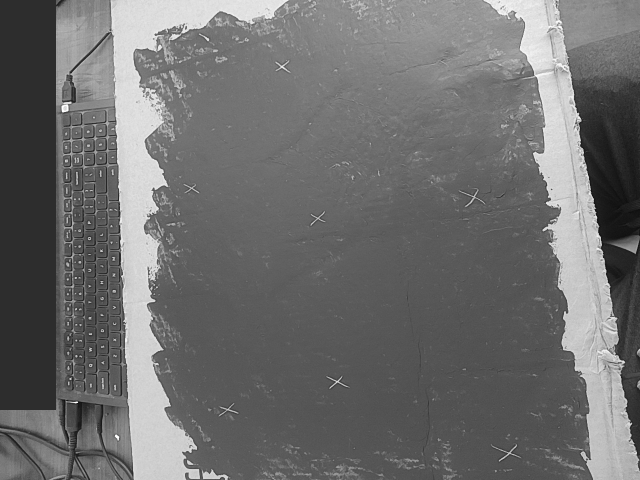
#> input picture android/app/src/androidTest/assets/real_frame_0.png, 1280 x 960 px (shown at 1/2 size)
$ python -i detect.py   (imports and definitions only)
#> lines starting #> are read from the running program, lines starting #| are printed output that depends on the picture; after the words box and inside, x2 and y2 are one past the last pixel; in counts of white or black regions, pixels touching at a corner belong together
#> further down, picture is the input picture: shape (960, 1280, 3); min 9, max 255, mean 110.4
"""Find hand-drawn X marks in a camera frame.

1. Background: a median over a wide window (computed at quarter size) gives
   the bare surface. Marks are what differs from it: darker (pencil on a light
   ground) or lighter (white pencil on a dark ground).
2. Mark pixels: contrast above the image's noise level, with hysteresis,
   grouped into connected blobs.
3. A blob counts as an X only if it is two roughly straight strokes that
   cross, with arms on both sides of the crossing. The crossing of straight
   lines fitted to the two strokes is the mark's position, to a fraction of a
   pixel; the two line angles are its stroke directions.
"""

from __future__ import annotations

from dataclasses import dataclass

import cv2
import numpy as np

_THETAS = np.radians(np.arange(0.0, 180.0, 2.0))  # coarse; line fits refine the angle
_COS, _SIN = np.cos(_THETAS), np.sin(_THETAS)


@dataclass
class Detection:
    center: np.ndarray  # (2,) pixels
    directions: np.ndarray  # (2,) stroke angles, radians in [0, pi)
    size: float  # mean stroke length, pixels
    strength: float  # mean contrast, in noise units


def luminance(img_bgr: np.ndarray) -> np.ndarray:
    f = img_bgr.astype(np.float32) / 255
    return 0.0722 * f[..., 0] + 0.7152 * f[..., 1] + 0.2126 * f[..., 2]


def _background(gray: np.ndarray) -> np.ndarray:
    h, w = gray.shape
#> h = 960; w = 1280
    small = cv2.resize((gray * 255).clip(0, 255).astype(np.uint8), (w // 4, h // 4), interpolation=cv2.INTER_AREA)
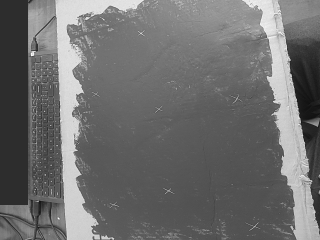
#> small: shape (240, 320); min 16, max 254, mean 110.3
    med = cv2.medianBlur(small, 31)  # ~120 px window at full size: wider than any stroke
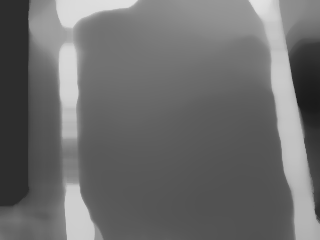
#> med: shape (240, 320); min 26, max 226, mean 108.6
    bg = cv2.resize(med, (w, h), interpolation=cv2.INTER_LINEAR).astype(np.float32) / 255
    return cv2.GaussianBlur(bg, (0, 0), 3)


def detect_x(img_bgr: np.ndarray, polarity: str = "auto", low: float = 3.0, high: float = 6.0,
             min_extent: int = 8, max_extent_frac: float = 0.6, max_pixels: int = 2500) -> list[Detection]:  # fmt: skip
    """All X marks in the frame. ``polarity`` is "dark", "light" or "auto" (both)."""
    gray = luminance(img_bgr)
    diff = gray - _background(gray)
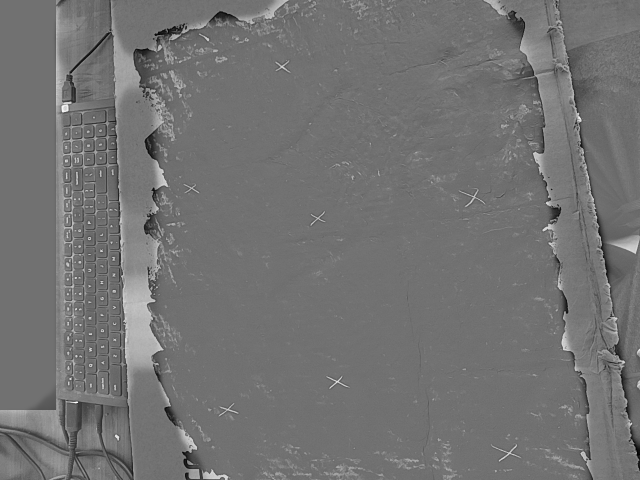
#> diff: shape (960, 1280) float32 (shown at 1/2 size); min -0.529, max 0.661, mean 0.00721; drawn with min black and max white
    sigma = 1.4826 * float(np.median(np.abs(diff - np.median(diff)))) + 1e-4
#> sigma = 0.0175
    signs = {"dark": (-1,), "light": (1,), "auto": (-1, 1)}[polarity]
    found = []
    for sign in signs:
        snr = cv2.GaussianBlur(sign * diff / sigma, (0, 0), 1.0)
        found += _find(snr, low, high, min_extent, max_extent_frac * min(gray.shape), max_pixels)
#> this loop made 2 passes
#> n in _find on passes 1 to 2: 457, 867
#> pass 1, in detect_x, `snr = cv2.GaussianBlur(sign * diff / sigma, (0, 0), 1.0)`:
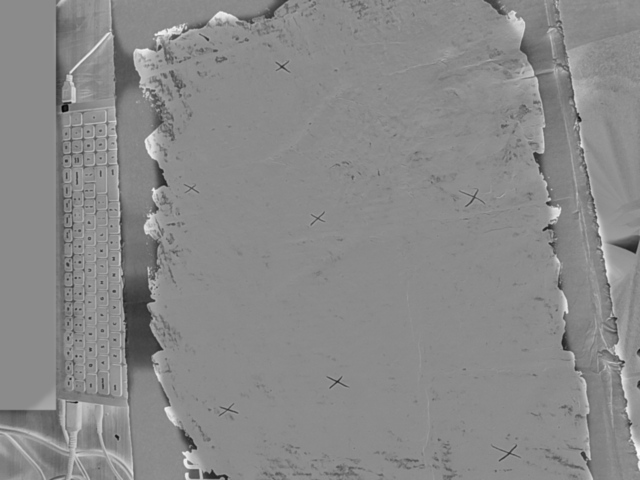
#> snr: shape (960, 1280) float32 (shown at 1/2 size); min -34.38, max 28.55, mean -0.4; drawn with min black and max white
#> pass 1, in _find, `weak = (snr > low).astype(np.uint8)`:
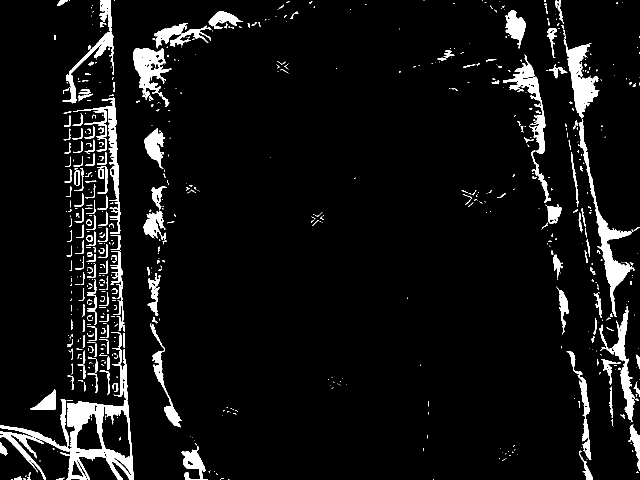
#> weak: shape (960, 1280) (shown at 1/2 size); values 0 (black) and 1 (white), 6.3% white; 693 white regions (463 under 20 px), largest, box (x1, y1, x2, y2) and area: (0, 698, 268, 960) 11153, (1157, 238, 1267, 634) 5509, (1127, 79, 1199, 237) 4378
#> pass 1, in _find, `weak = cv2.morphologyEx(weak, cv2.MORPH_CLOSE, cv2.getStructuringEleme..`:
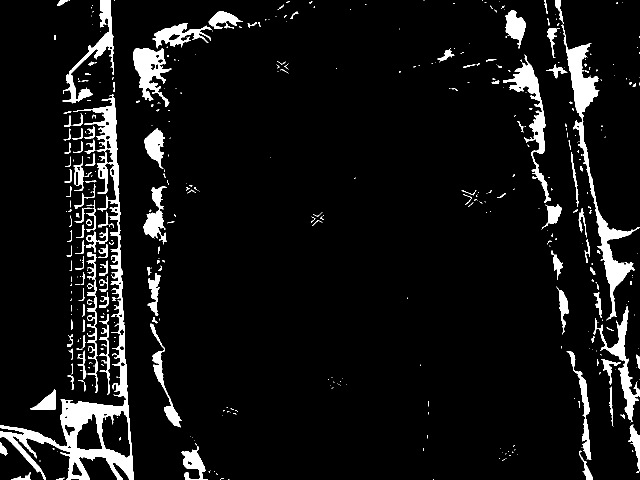
#> weak: shape (960, 1280) (shown at 1/2 size); values 0 (black) and 1 (white), 7% white; 456 white regions (312 under 20 px), largest, box (x1, y1, x2, y2) and area: (0, 188, 268, 960) 22398, (1122, 49, 1280, 641) 10719, (1006, 109, 1102, 406) 4826
#> pass 1, in _find, `n, labels, stats, _ = cv2.connectedComponentsWithStats(weak, connectiv..`:
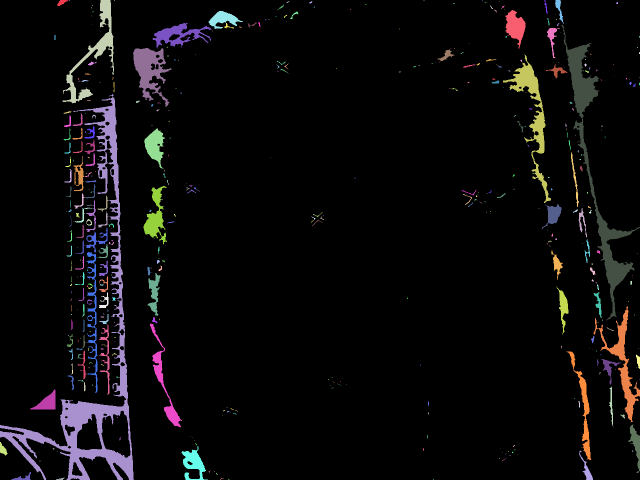
#> labels: shape (960, 1280) int32 (shown at 1/2 size); 457 distinct labels, from 0 to 456; one colour per label, 0 black
    return _dedupe(found)


def _find(snr, low, high, min_extent, max_extent, max_pixels) -> list[Detection]:
    weak = (snr > low).astype(np.uint8)
    weak = cv2.morphologyEx(weak, cv2.MORPH_CLOSE, cv2.getStructuringElement(cv2.MORPH_ELLIPSE, (5, 5)))
    n, labels, stats, _ = cv2.connectedComponentsWithStats(weak, connectivity=8)
    strong = snr > high
    out = []
    for k in range(1, n):
        x, y, w, h, area = (int(v) for v in stats[k])
        extent = max(w, h)
        if extent < min_extent or extent > max_extent or area < 15 or area > 0.65 * w * h:
            continue
        sub = labels[y : y + h, x : x + w] == k
        if not strong[y : y + h, x : x + w][sub].any():
            continue
        ys, xs = np.nonzero(sub)
        wts = np.clip(snr[y : y + h, x : x + w][sub], 0.05, None)
        det = _two_strokes(xs.astype(float), ys.astype(float), wts, area, extent, max_pixels)
        if det is not None:
            det.center = det.center + (x, y)
            det.strength = float(wts.mean())
            out.append(det)
    return out


def _strongest_line(xs, ys, w, width, avoid=None, min_sep=np.radians(25)):
    """Weighted Hough vote: the (angle, offset) of the line covering the most ink."""
    rho = np.outer(-_SIN, xs) + np.outer(_COS, ys)  # points on a line at angle t: -x sin t + y cos t = rho
    bin_w = max(1.0, width)
    rmin = rho.min()
    idx = ((rho - rmin) / bin_w).astype(np.int64)
    nb = int(idx.max()) + 1
    flat = (np.arange(len(_THETAS))[:, None] * nb + idx).ravel()
    acc = np.bincount(flat, weights=np.broadcast_to(w, rho.shape).ravel(), minlength=len(_THETAS) * nb).reshape(len(_THETAS), nb)
    if avoid is not None:
        acc[np.abs((_THETAS - avoid + np.pi / 2) % np.pi - np.pi / 2) < min_sep] = 0
    ti, bi = divmod(int(np.argmax(acc)), nb)
    if acc[ti, bi] <= 0:
        return None
    t = _THETAS[ti]
    r = rmin + (bi + 0.5) * bin_w
    return np.array([-np.sin(t), np.cos(t)]) * r, np.array([np.cos(t), np.sin(t)])  # point, direction


def _fit_line(xs, ys, w):
    c = np.array([np.average(xs, weights=w), np.average(ys, weights=w)])
    dx, dy = xs - c[0], ys - c[1]
    cov = np.array([[np.sum(w * dx * dx), np.sum(w * dx * dy)], [np.sum(w * dx * dy), np.sum(w * dy * dy)]])
    vals, vecs = np.linalg.eigh(cov)
    return c, vecs[:, np.argmax(vals)]


def _two_strokes(xs, ys, w, area, extent, max_pixels) -> Detection | None:
    if len(xs) > max_pixels:
        step = int(np.ceil(len(xs) / max_pixels))
        xs, ys, w = xs[::step], ys[::step], w[::step]
    width = max(1.5, area / (2.83 * extent))  # stroke width estimate for an X in this bounding box
    tol = max(1.5, 0.75 * width + 0.75)
    first = _strongest_line(xs, ys, w, width)
    if first is None:
        return None
    c1, d1 = first
    rest = np.abs((xs - c1[0]) * d1[1] - (ys - c1[1]) * d1[0]) >= tol
    if rest.sum() < 5:
        return None
    second = _strongest_line(xs[rest], ys[rest], w[rest], width, avoid=np.arctan2(d1[1], d1[0]) % np.pi)
    if second is None:
        return None
    lines = [first, second]
    for _ in range(3):  # alternate: assign pixels to the nearer line, refit each line
        dist = np.stack([np.abs((xs - c[0]) * d[1] - (ys - c[1]) * d[0]) for c, d in lines])
        nearest = dist.argmin(0)
        near = dist.min(0) < tol
        new = []
        for k in (0, 1):
            sel = near & (nearest == k)
            if sel.sum() < 4:
                return None
            new.append(_fit_line(xs[sel], ys[sel], w[sel]))
        lines = new
    if near.mean() < 0.75:  # an X is just two strokes
        return None
    (c1, d1), (c2, d2) = lines
    if abs(d1[0] * d2[1] - d1[1] * d2[0]) < 0.5:  # strokes must cross at 30 degrees or more
        return None
    a, _ = np.linalg.solve(np.column_stack([d1, -d2]), c2 - c1)
    center = c1 + a * d1
    if np.min(np.hypot(xs - center[0], ys - center[1])) > tol + 1.5:  # ink at the crossing
        return None
    lengths = []
    for k, (c, d) in enumerate(lines):
        sel = near & (nearest == k)
        s = (xs[sel] - center[0]) * d[0] + (ys[sel] - center[1]) * d[1]
        lo, hi = s.min(), s.max()
        L = hi - lo
        arm = max(2.0, 0.18 * L)
        if L < 6 or lo > -arm or hi < arm:  # arms on both sides of the crossing
            return None
        lengths.append(L)
    if not 0.4 <= lengths[0] / lengths[1] <= 2.5:
        return None
    dirs = np.array([np.arctan2(d[1], d[0]) % np.pi for _, d in lines])
    return Detection(center, dirs, float(np.mean(lengths)), 0.0)


def _dedupe(dets: list[Detection], radius: float = 4.0) -> list[Detection]:
#> called with radius = 4
    kept: list[Detection] = []
    for d in sorted(dets, key=lambda d: -d.strength):
        if all(np.hypot(*(d.center - k.center)) > radius for k in kept):
            kept.append(d)
#> this loop made 50 passes
#> after the loop, kept = 50 items
    return kept

>>> import cv2
>>> picture = cv2.imread('../../../android/app/src/androidTest/assets/real_frame_0.png')
>>> result = detect_x(picture)
#> result = 50 items
